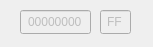
<?xml version="1.0" encoding="UTF-8"?>
<ui version="4.0">
 <class>PortWindow</class>
 <widget class="QDialog" name="PortWindow">
  <property name="geometry">
   <rect>
    <x>0</x>
    <y>0</y>
    <width>153</width>
    <height>47</height>
   </rect>
  </property>
  <property name="windowTitle">
   <string>Dialog</string>
  </property>
  <widget class="QLineEdit" name="binaryEdit">
   <property name="enabled">
    <bool>false</bool>
   </property>
   <property name="geometry">
    <rect>
     <x>20</x>
     <y>10</y>
     <width>71</width>
     <height>24</height>
    </rect>
   </property>
   <property name="text">
    <string>00000000</string>
   </property>
   <property name="alignment">
    <set>Qt::AlignCenter</set>
   </property>
  </widget>
  <widget class="QLineEdit" name="hexEdit">
   <property name="enabled">
    <bool>false</bool>
   </property>
   <property name="geometry">
    <rect>
     <x>100</x>
     <y>10</y>
     <width>31</width>
     <height>24</height>
    </rect>
   </property>
   <property name="text">
    <string>FF</string>
   </property>
   <property name="alignment">
    <set>Qt::AlignCenter</set>
   </property>
  </widget>
 </widget>
 <resources/>
 <connections/>
</ui>
